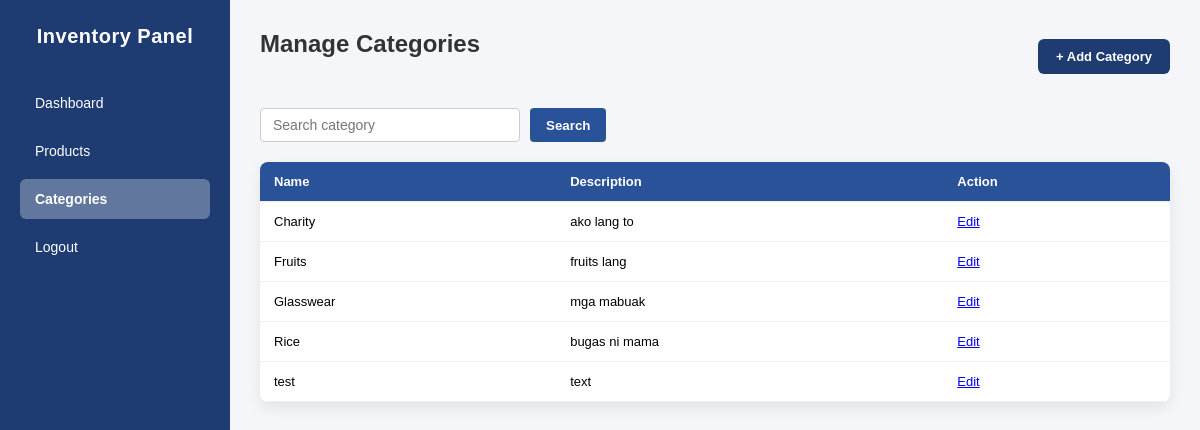
Page /views/inventory/inventory_categories.php (signed in) on the committed database.
### tables this page shows
CREATE TABLE `categories` (
  `category_id` int(11) NOT NULL,
  `category_name` varchar(100) NOT NULL,
  `description` text DEFAULT NULL,
  `status` enum('active','inactive') DEFAULT 'active'
);

### views/inventory/inventory_categories.php (the view, shortened to what this page needs)
<?php
require '../../conn/db.php';
$search = trim($_GET['search'] ?? '');
$search = substr($search, 0, 50);
$page   = max(1, (int)($_GET['page'] ?? 1));
$limit  = 10;
$offset = ($page - 1) * $limit;
$stmt = $pdo->prepare("
    SELECT *
    FROM categories
    WHERE (description NOT LIKE '[ARCHIVED]%' OR description IS NULL)
      AND category_name LIKE :search
    ORDER BY category_name ASC
    LIMIT :limit OFFSET :offset
");
$stmt->bindValue(':search', "%$search%", PDO::PARAM_STR);
$stmt->bindValue(':limit', $limit, PDO::PARAM_INT);
$stmt->bindValue(':offset', $offset, PDO::PARAM_INT);
$stmt->execute();
$categories = $stmt->fetchAll();
?>
<!DOCTYPE html>
<html>
<head>
    <link rel="stylesheet" href="../../assets/css/admin_dashboard.css">
    <link rel="stylesheet" href="../../assets/css/categories.css">
    <link rel="stylesheet" href="../../assets/css/inventory_category_search.css">
</head>
<body>
<div class="dashboard">
    <aside class="sidebar">
        <h2>Inventory Panel</h2>
        <ul>
            <li><a href="inventory_dashboard.php">Dashboard</a></li>
            <li><a href="inventory_products.php">Products</a></li>
            <li class="active"><a href="inventory_categories.php">Categories</a></li>
            <li><a href="../../logout.php">Logout</a></li>
        </ul>
    </aside>
    <main class="content">
        <div class="page-header">
            <h1>Manage Categories</h1>
            <button class="add-btn" id="openCategoryModal">+ Add Category</button>
        </div>
        <form method="GET" class="filter-bar">
            <input type="text"
                   name="search"
                   placeholder="Search category"
                   value="<?= htmlspecialchars($search) ?>">
            <button type="submit">Search</button>
        </form>
        <table>
            <tr>
                <th>Name</th>
                <th>Description</th>
                <th>Action</th>
            </tr>
            <?php foreach ($categories as $c): ?>
            <tr>
                <td><?= htmlspecialchars($c['category_name']) ?></td>
                <td><?= htmlspecialchars($c['description']) ?></td>
                <td>
                    <a href="inventory_categories.php?edit=<?= $c['category_id'] ?>">
                        Edit
                    </a>
                </td>
            </tr>
            <?php endforeach; ?>
        </table>
    </main>
</div>
</body>
</html>

### assets/css/admin_dashboard.css (style rules this page uses)
* { margin: 0; padding: 0; box-sizing: border-box; font-family: Arial, Helvetica, sans-serif; }
body { background: #f4f6f9; }
.dashboard { display: flex; min-height: 100vh; }
.sidebar { width: 230px; background: #1e3c72; color: #fff; padding: 25px 20px; display: flex; flex-direction: column; }
.sidebar h2 { text-align: center; margin-bottom: 35px; font-size: 20px; font-weight: bold; letter-spacing: 0.5px; }
.sidebar ul { list-style: none; }
.sidebar ul li { margin-bottom: 8px; }
.sidebar ul li a { display: block; padding: 12px 15px; border-radius: 6px; color: #fff; text-decoration: none; font-size: 14px; transition: background 0.2s ease, padding-left 0.2s ease; }
.sidebar ul li.active a { background: rgba(255,255,255,0.3); font-weight: bold; }
.content { flex: 1; padding: 30px; }
.content h1 { margin-bottom: 25px; font-size: 24px; color: #333; }

### assets/css/categories.css (style rules this page uses)
.page-header { display: flex; justify-content: space-between; align-items: center; margin-bottom: 25px; }
.add-btn { background: #1e3c72; color: #fff; border: none; padding: 10px 18px; border-radius: 6px; cursor: pointer; font-weight: bold; font-size: 13px; }
table { width: 100%; background: #fff; border-collapse: collapse; margin-top: 20px; border-radius: 8px; overflow: hidden; box-shadow: 0 6px 15px rgba(0,0,0,0.08); }
th, td { padding: 12px 14px; border-bottom: 1px solid #eee; font-size: 13px; text-align: left; }
th { background: #2a5298; color: #fff; font-weight: bold; }

### assets/css/inventory_category_search.css (style rules this page uses)
.filter-bar { display: flex; justify-content: flex-start; gap: 10px; margin-bottom: 16px; }
.filter-bar input[type="text"] { width: 260px; padding: 8px 12px; border: 1px solid #ccc; border-radius: 4px; font-size: 14px; }
.filter-bar button { background: #2a5298; color: #fff; border: none; padding: 8px 16px; border-radius: 4px; font-weight: bold; cursor: pointer; transition: background 0.2s ease; }

### rows in the picture
categories: category_name "Charity", description "ako lang to"
categories: category_name "Fruits", description "fruits lang"
categories: category_name "Glasswear", description "mga mabuak"
categories: category_name "Rice", description "bugas ni mama"
categories: category_name "test", description "text"
